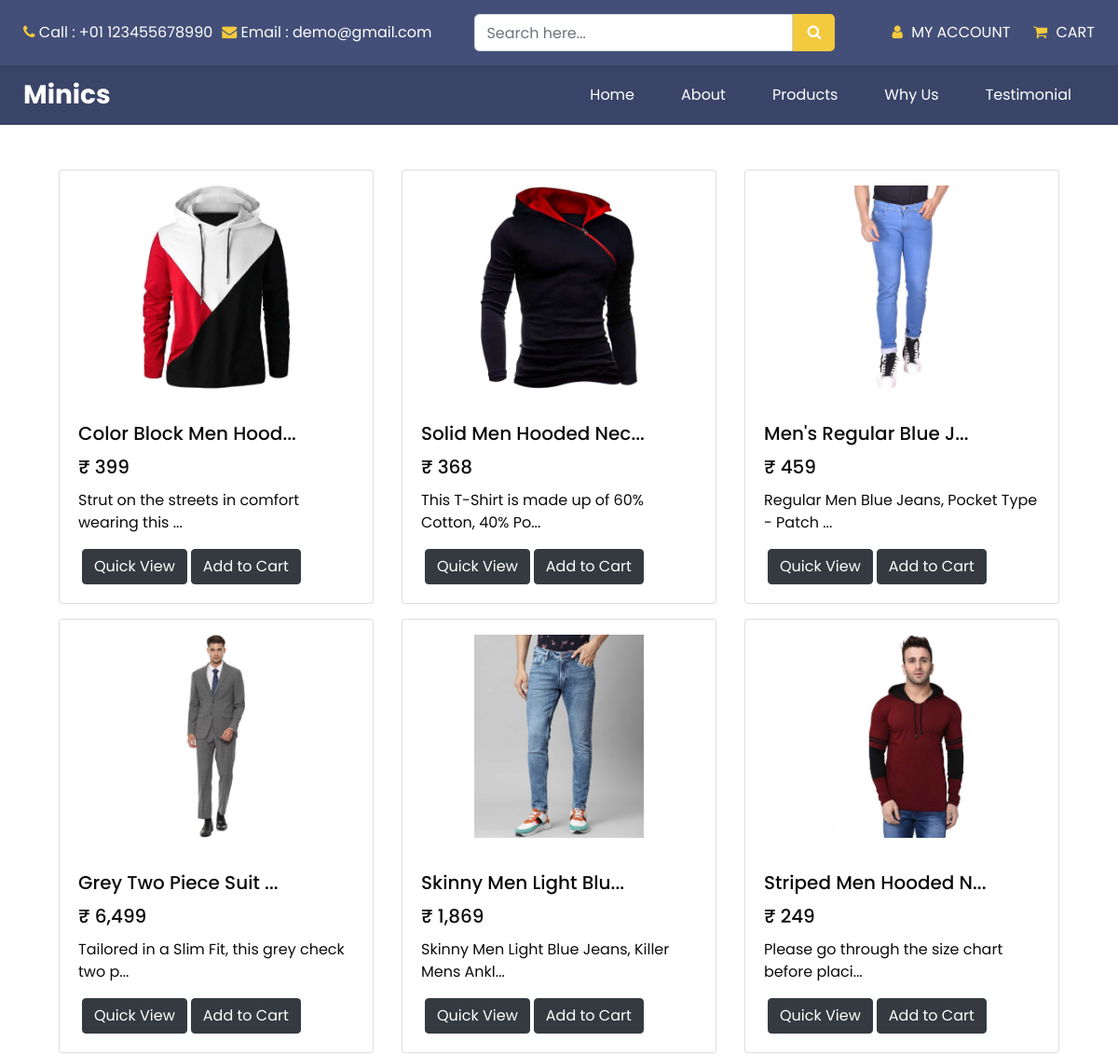
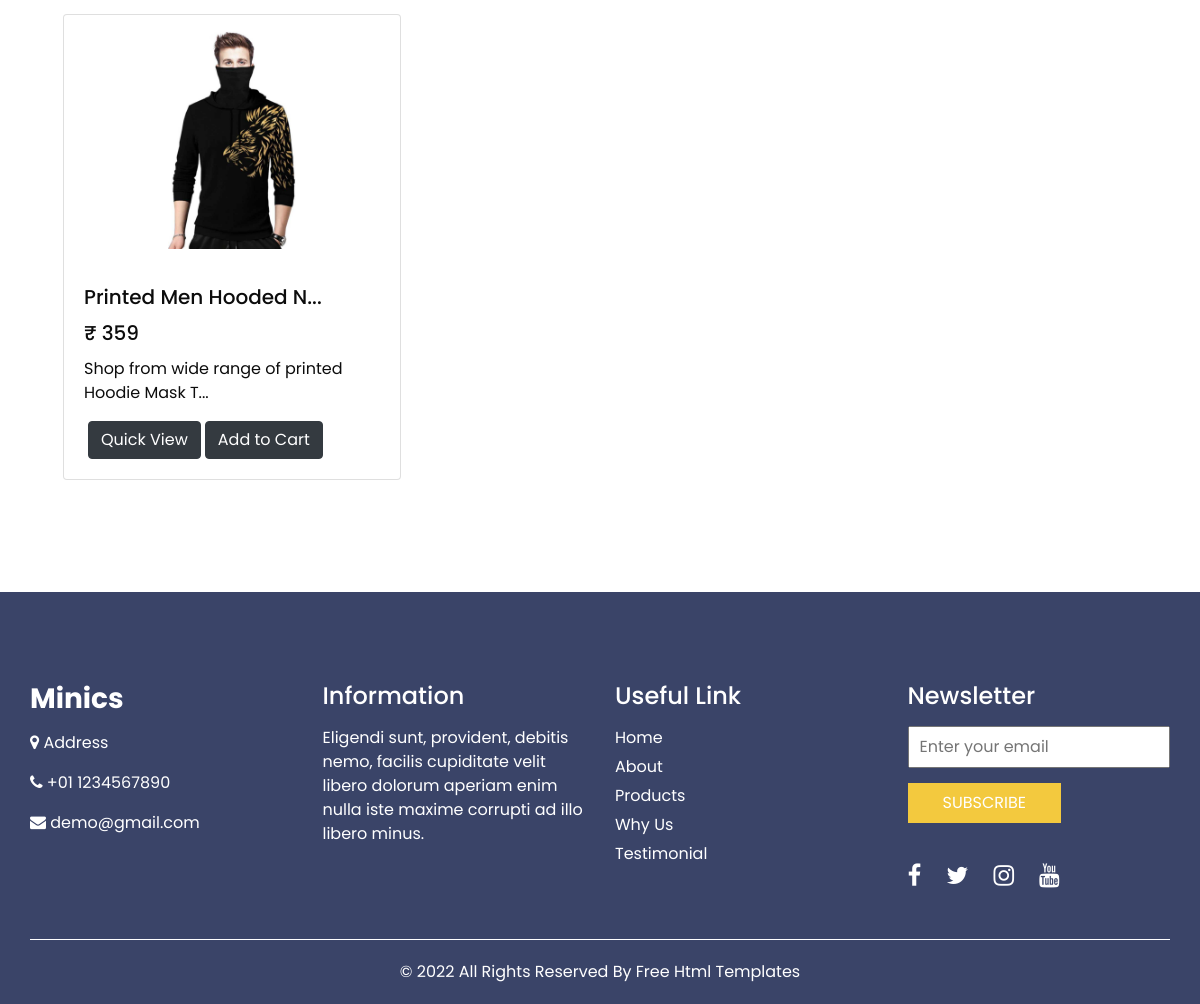
/Minics/subproducts.php?category=clothing, run on the app's committed database (2 pictures, top to bottom).
### tables this page shows
CREATE TABLE `clothing` (
  `product_id` bigint(20) NOT NULL,
  `product_name` varchar(250) NOT NULL,
  `product_sub_category` varchar(30) NOT NULL,
  `product_price` double(11,2) NOT NULL,
  `product_color` varchar(100) NOT NULL,
  `product_desc` text NOT NULL,
  `product_img1` text NOT NULL,
  `seller_id` int(11) NOT NULL,
  `is_active` varchar(20) NOT NULL DEFAULT 'True'
);

### Minics/subproducts.php (the view, shortened to what this page needs)
<?php
include "DBconnection.php";
?>
<!DOCTYPE html>
<html>
<head>
    <link href="https://cdn.jsdelivr.net/npm/bootstrap@5.1.3/dist/css/bootstrap.min.css" rel="stylesheet">
    <link rel="stylesheet" type="text/css" href="css/bootstrap.css" />
    <link href="css/font-awesome.min.css" rel="stylesheet" />
    <link href="css/style.css" rel="stylesheet" />
    <link href="css/responsive.css" rel="stylesheet" />
    <link rel="stylesheet" href="style.css">
</head>
<body class="sub_page">
    <div class="hero_area">
    <header class="header_section">
      <div class="header_top">
        <div class="container-fluid">
          <div class="top_nav_container">
            <div class="contact_nav">
              <a href="">
                <i class="fa fa-phone" aria-hidden="true"></i>
                <span>
                  Call : +01 123455678990
                </span>
              </a>
              <a href="">
                <i class="fa fa-envelope" aria-hidden="true"></i>
                <span>
                  Email : demo@gmail.com
                </span>
              </a>
            </div>
            <form method="POST">
            <from class="search_form">
              <input type="text" class="form-control" name="search" placeholder="Search here...">
              <button type="submit" name="searchbtn">
                <i class="fa fa-search" aria-hidden="true"></i>
              </button>
            </from>
              </form>
            <div class="user_option_box">
              <a href="sellerlogin.php" class="account-link">
                <i class="fa fa-user" aria-hidden="true"></i>
                <span>
                  My Account
                </span>
              </a>
              <a href="cart.php" class="cart-link">
                <i class="fa fa-shopping-cart" aria-hidden="true"></i>
                <span>
                  Cart
                </span>
              </a>
            </div>
          </div>
        </div>
      </div>
      <div class="header_bottom">
        <div class="container-fluid">
          <nav class="navbar navbar-expand-lg custom_nav-container ">
            <a class="navbar-brand" href="ind.php">
              <span>
                Minics
              </span>
            </a>
            <div class="collapse navbar-collapse" id="navbarSupportedContent">
              <ul class="navbar-nav ">
                <li class="nav-item">
                  <a class="nav-link" href="ind.php">Home <span class="sr-only">(current)</span></a>
                </li>
                <li class="nav-item">
                  <a class="nav-link" href="about.php"> About</a>
                </li>
                <li class="nav-item">
                  <a class="nav-link" href="product.php">Products</a>
                </li>
                <li class="nav-item">
                  <a class="nav-link" href="why.php">Why Us</a>
                </li>
                <li class="nav-item">
                  <a class="nav-link" href="testimonial.php">Testimonial</a>
                </li>
              </ul>
            </div>
          </nav>
        </div>
      </div>
    </header>
    </div>
    <?php
    $cat = $_GET['category'];
    $sql = "SELECT * FROM $cat where is_active = 'True'";
    $query = mysqli_query($conn, $sql);
    ?>
    <div class="container p-5">
    <div class="row">
    <?php
    while ($row = mysqli_fetch_array($query)) {
        $product_id = $row['product_id'];
        $product_img = $row['product_img1'];
        $product_name = $row['product_name'];
        $product_desc = $row['product_desc'];
        $product_price = $row['product_price'];
        echo "<div class='col-4 mb-3'>";
            echo "<div class='card'>";
                echo "<img src=". $product_img ." height=250 width=auto class='p-3 mx-auto'>";
                echo "<div class=card-body>";
                    echo "<h5 class=card-title>".substr($product_name, 0, 20)."...</h5>";
                    echo "<h5 class=card-title>&#8377; ".number_format($product_price)."</h5>";
                    echo "<p class=card-text>".substr($product_desc, 0, 45)."...</p>";
                    echo "<a class='btn btn-dark mx-1' href='proddetails.php?prod_id=$product_id&category=$cat' >Quick View</a>";
                    echo "<a class='btn btn-dark text-white' onclick=updateCart()>Add to Cart</a>";
                echo "</div>";
            echo "</div>";
        echo "</div>";
    }
    ?>
    </div>
    </div>
    <br><br>
    <section class="info_section ">
        <div class="container">
            <div class="row">
                <div class="col-md-3">
                    <div class="info_contact">
                        <h5>
                            <a href="ind.php" class="navbar-brand">
                                <span>
                                    Minics
                                </span>
                            </a>
                        </h5>
                        <p>
                            <i class="fa fa-map-marker" aria-hidden="true"></i>
                            Address
                        </p>
                        <p>
                            <i class="fa fa-phone" aria-hidden="true"></i>
                            +01 1234567890
                        </p>
                        <p>
                            <i class="fa fa-envelope" aria-hidden="true"></i>
                            demo@gmail.com
                        </p>
                    </div>
                </div>
                <div class="col-md-3">
                    <div class="info_info">
                        <h5>
                            Information
                        </h5>
                        <p>
                            Eligendi sunt, provident, debitis nemo, facilis cupiditate velit libero dolorum aperiam enim nulla iste maxime corrupti ad illo libero minus.
                        </p>
                    </div>
                </div>
                <div class="col-md-3">
                    <div class="info_links">
                        <h5>
                            Useful Link
                        </h5>
                        <ul>
                            <li>
                                <a href="ind.php">
                                    Home
                                </a>
                            </li>
                            <li>
                                <a href="about.php">
                                    About
                                </a>
                            </li>
                            <li>
                                <a href="product.php">
                                    Products
                                </a>
                            </li>
                            <li>
                                <a href="why.php">
                                    Why Us
                                </a>
                            </li>
                            <li>
                                <a href="testimonial.php">
                                    Testimonial
                                </a>
                            </li>
                        </ul>
                    </div>
                </div>
                <div class="col-md-3">
                    <div class="info_form ">
                        <h5>
                            Newsletter
                        </h5>
                        <form action="">
                            <input type="email" placeholder="Enter your email">
                            <button>
                                Subscribe
                            </button>
                        </form>
                        <div class="social_box">
                            <a href="">
                                <i class="fa fa-facebook" aria-hidden="true"></i>
                            </a>
                            <a href="">
                                <i class="fa fa-twitter" aria-hidden="true"></i>
                            </a>
                            <a href="">
                                <i class="fa fa-instagram" aria-hidden="true"></i>
                            </a>
                            <a href="">
                                <i class="fa fa-youtube" aria-hidden="true"></i>
                            </a>
                        </div>
                    </div>
                </div>
            </div>
        </div>
    </section>
    <footer class="footer_section">
        <div class="container">
            <p>
                &copy; <span id="displayYear"></span> All Rights Reserved By
                <a href="https://html.design/">Free Html Templates</a>
            </p>
        </div>
    </footer>
</body>
</html>

### Minics/css/style.css (style rules this page uses)
body { font-family: 'Poppins', sans-serif; color: #0c0c0c; background-color: #ffffff; overflow-x: hidden; }
a, a:hover, a:focus { text-decoration: none; }
.btn, .btn:focus { outline: none !important; -webkit-box-shadow: none; box-shadow: none; }
.hero_area { position: relative; min-height: 100vh; display: -webkit-box; display: -ms-flexbox; display: flex; -webkit-box-orient: vertical; -webkit-box-direction: normal; -ms-flex-direction: column; flex-direction: column; }
.sub_page .hero_area { min-height: auto; }
.header_section { background-color: #3a4468; }
.header_section .container-fluid { padding-right: 25px; padding-left: 25px; }
.header_section .header_top { padding: 15px 0; background-color: #434f78; }
.header_section .header_bottom { padding: 10px 0; }
.top_nav_container { display: -webkit-box; display: -ms-flexbox; display: flex; -webkit-box-pack: justify; -ms-flex-pack: justify; justify-content: space-between; -webkit-box-align: center; -ms-flex-align: center; align-items: center; }
.contact_nav { display: -webkit-box; display: -ms-flexbox; display: flex; }
.contact_nav a { color: #ffffff; margin-right: 10px; }
.contact_nav a i { color: #f3c93e; }
.search_form { display: -webkit-box; display: -ms-flexbox; display: flex; margin: 0 15px; }
.search_form .form-control { border-radius: 5px 0 0 5px; height: 40px; width: auto; min-width: unset; }
.search_form button { width: 45px; min-width: 45px; height: 40px; padding: 0; border: none; outline: none; color: #ffffff; background-color: #f3c93e; border-radius: 0 5px 5px 0; }
.user_option_box { display: -webkit-box; display: -ms-flexbox; display: flex; -webkit-box-align: center; -ms-flex-align: center; align-items: center; }
.user_option_box a { color: #ffffff; margin-left: 25px; text-transform: uppercase; }
.user_option_box a i { color: #f3c93e; }
.user_option_box a span { margin-left: 5px; }
.navbar-brand { padding: 0; margin: 0; color: #000000; font-weight: bold; font-size: 28px; font-weight: bold; }
.navbar-brand span { color: #ffffff; }
.custom_nav-container { padding: 0; }
.custom_nav-container .navbar-nav { margin-left: auto; }
.custom_nav-container .navbar-nav .nav-item .nav-link { padding: 10px 25px; color: #ffffff; text-align: center; }
.info_section { background-color: #3a4468; color: #ffffff; padding: 90px 0 45px 0; }
.info_section h5 { margin-bottom: 15px; font-size: 24px; }
.info_section .info_links ul { padding: 0; }
.info_section .info_links ul li { list-style-type: none; }
.info_section .info_links ul li a { display: inline-block; color: #ffffff; margin-bottom: 5px; }
.info_section .info_form form input { outline: none; width: 100%; padding: 7px 10px; }
.info_section .info_form form button { padding: 8px 35px; outline: none; border: none; color: #ffffff; background: #f3c93e; margin-top: 15px; text-transform: uppercase; }
.info_section .info_form .social_box { margin-top: 35px; width: 100%; display: -webkit-box; display: -ms-flexbox; display: flex; }
.info_section .info_form .social_box a { margin-right: 25px; color: #ffffff; font-size: 24px; }
.footer_section { position: relative; background-color: #3a4468; text-align: center; }
.footer_section p { border-top: 1px solid #ffffff; color: #ffffff; padding: 20px 0; margin: 0; }
.footer_section p a { color: inherit; }

### Minics/css/responsive.css (style rules this page uses)
@media (min-width: 1200px) { .container { max-width: 1170px; } }

### data on the page
clothing: product_img1 (picture), product_name "Color Block Men Hood", product_price "399", product_desc "Strut on the streets in comfort wearing this"
clothing: product_img1 (picture), product_name "Solid Men Hooded Nec", product_price "368", product_desc "This T-Shirt is made up of 60% Cotton, 40% Po"
clothing: product_img1 (picture), product_name "Men's Regular Blue J", product_price "459", product_desc "Regular Men Blue Jeans, Pocket Type - Patch"
clothing: product_img1 (picture), product_name "Grey Two Piece Suit", product_price "6,499", product_desc "Tailored in a Slim Fit, this grey check two p"
clothing: product_img1 (picture), product_name "Skinny Men Light Blu", product_price "1,869", product_desc "Skinny Men Light Blue Jeans, Killer Mens Ankl"
clothing: product_img1 (picture), product_name "Striped Men Hooded N", product_price "249", product_desc "Please go through the size chart before placi"
clothing: product_img1 (picture), product_name "Printed Men Hooded N", product_price "359", product_desc "Shop from wide range of printed Hoodie Mask T"
